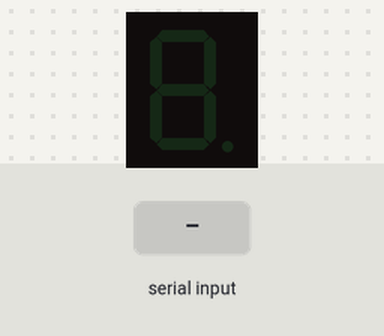
This sketch was run on a simulated Arduino Uno, built with avr-gcc and run on an emulated ATmega328P. On the bench: 1-digit seven-segment display. The test bench sets the inputs (shaded band).

Above: at 1.2 s.
1.3 s: "0" received over Serial
At 2.3 s:
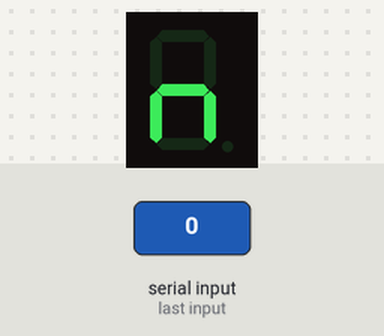
2.8 s: "1" received over Serial
At 3.4 s:
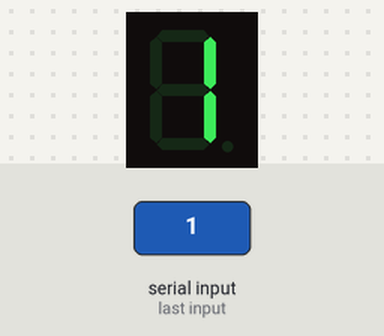
Timing chart, 0 to 5.8 s (numbered marks = the images above; inputs shaded):
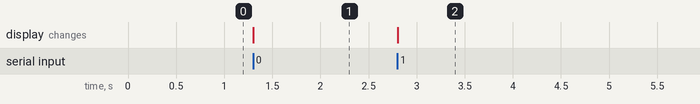

Measured:
- after the input at 1.3 s, the display: changes at once (image 1)
- after the input at 2.8 s, the display: changes at once (image 2)

The sketch:

gearDisplay.ino
```cpp
/*****************************************************************************************
* Arduino sketch for driving a 7 segment display with Anyshift
*
* Based on the SevSeg library by Dean Reading: https://github.com/DeanIsMe/SevSeg
*
* Wiring instructions:
* https://circuitdigest.com/microcontroller-projects/interfacing-seven-segment-display-with-Arduino
*
* 2023 Menkaura Soft
******************************************************************************************/
#include "SevSeg.h"


SevSeg sevseg;


void setup()
{
  //Set to 1 for single-digit display
  byte numDigits = 1;
  //defines common pins while using multi-digit display. Left for single digit display
  byte digitPins[] = {};
  //Defines Arduino pin connections in order: A, B, C, D, E, F, G, DP
  byte segmentPins[] = {9,8, 7, 6, 5, 4, 3, 2};
  byte displayType = COMMON_CATHODE; //Use COMMON_ANODE for Common Anode display
  bool resistorsOnSegments = true; //‘false’ if resistors are connected to common pin
  //Initialize sevseg object. Use COMMON_ANODE instead of COMMON_CATHODE for CA display
  sevseg.begin(displayType, numDigits, digitPins, segmentPins, resistorsOnSegments);
  sevseg.setBrightness(90);
  Serial.begin(9600); //Setup serial conection
}


void loop()
{
  if (Serial.available())
  {
    //read from serial
    char option = Serial.read();
    //get the number from the char
    option -= '0';

    //Display the data
    if (option == 8) //Code for rest position
    {
      sevseg.setChars("-");
      sevseg.refreshDisplay();
    }
    else if (option == 0) //Code for neutral
    {
      sevseg.setChars("n");
      sevseg.refreshDisplay();
    }
    else if (option > 0 && option < 8) //Codes for gears numbers
    {
      sevseg.setNumber(option);
      sevseg.refreshDisplay();
      //delay(1000);
    }
    else if (option == 9) //Code for blank display
    {
      sevseg.blank();
      sevseg.refreshDisplay();
    }
  }
}
```
